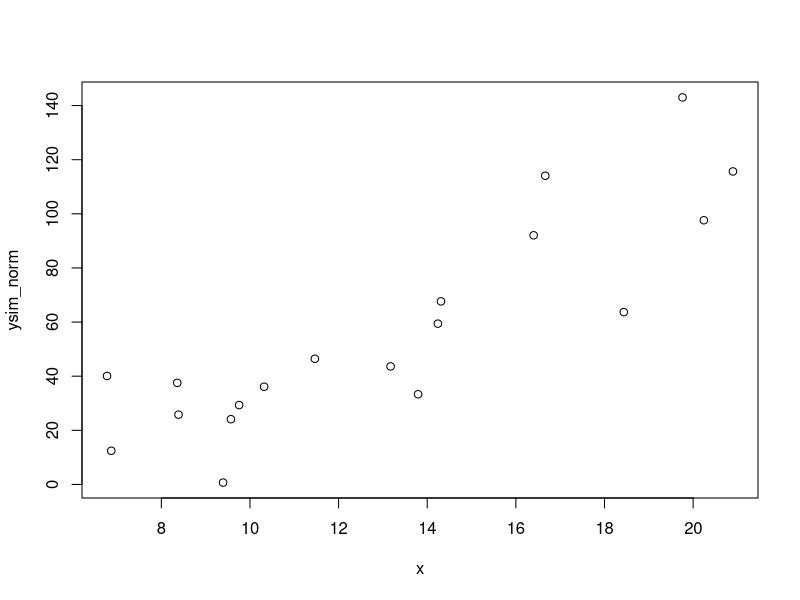
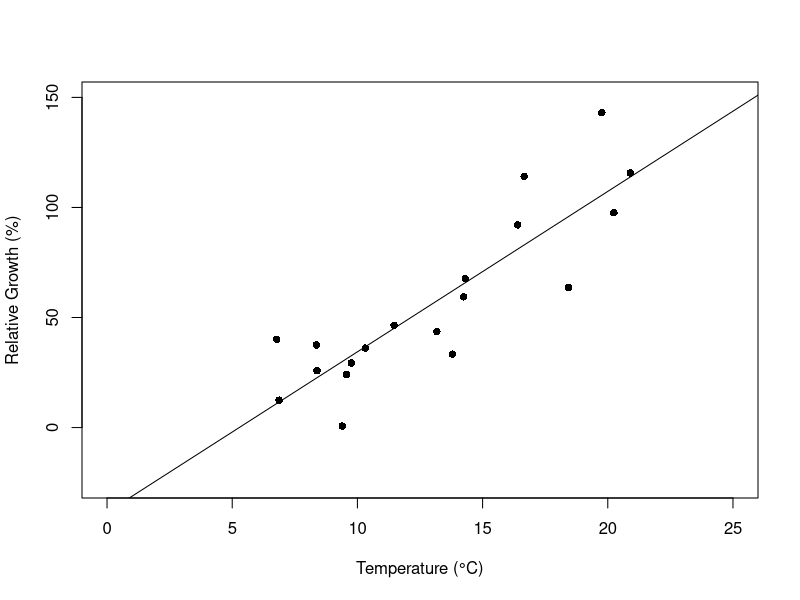
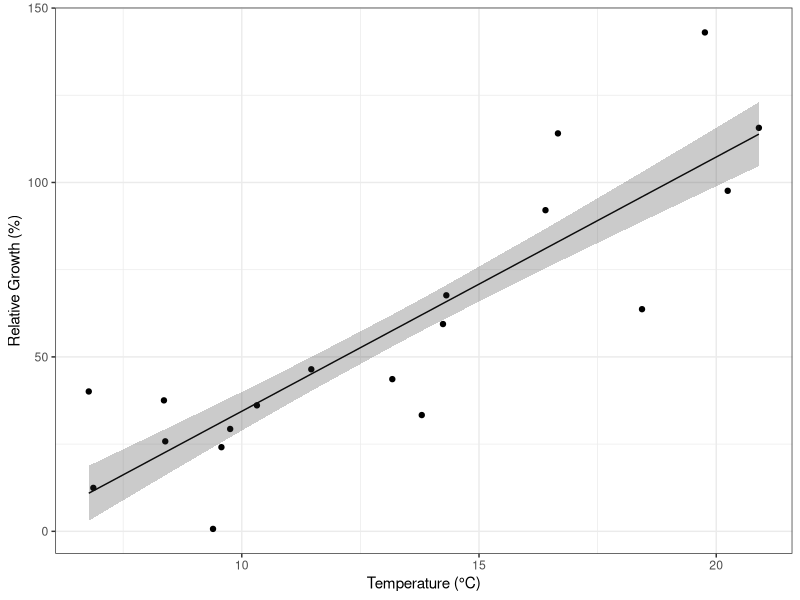

Write R code to recreate these figures, in order.
library(tidyverse)
library(broom)

# Here we are going to generate some data that reflects the growth of the sea star
 

# Setting the seed to get reproducible random numbers, this value is arbitrary
set.seed(5)

# Next we need to determine the number of weight(g) observations we will take (sample size, each sea star is weighed as a juvenile)
#  we will define n = 19 defined when addressing the independent variable

# We want a normal distribution for temperature within a range
# from 5.04 -21.62 degrees celcius - min and max values taken from data set

x <- runif(n = 19, min = 5.04, max = 21.62)


# defining the slope and then the intercept of the original regression
# initial regression equation taken from data gooding_harley_2009.csv

b0 <- 7.717

b1 <- -45.036

# Next we can try putting it all together and see if we get some data!
# I increased the standard deviation that is used to add noise to the data from the 1 that was given in the example to make the SE for simulated data more realistic

ytrue <- (b0 * x) + b1

ysim_norm <- ytrue + rnorm(n = 19, mean = 0, sd = 18)

#create data frame
df = data.frame(x, ysim_norm)

#visualize data with rudimentary plot  
plot(x,ysim_norm)

#create linear model
m <- lm(ysim_norm ~ x)
summary(m)

#create plot
plot(ysim_norm ~ x, data = df, xlim=c(0,25), ylim=c(-25,150), xlab= "Temperature (°C)", ylab= "Relative Growth (%)", pch=16) + 
  abline(lm(ysim_norm ~ x))

## creating a df with predicted values from model output
predicted <- augment(m, se_fit = TRUE)

growth_with_temp <- 
  ggplot(data = predicted, aes(x = x, y = ysim_norm)) + 
  geom_point() + 
  labs(x = "Temperature (°C)", y = "Relative Growth (%)") + 
  geom_line(aes(y = .fitted)) + 
  geom_ribbon(aes(y = .fitted, 
                            ymax = (.fitted + .se.fit), 
                            ymin = (.fitted - .se.fit)), alpha = 0.25) + 
  theme_bw()

ggsave("./figures/growth_with_temp.png", growth_with_temp, 
       height = 5, width = 7, units ="in")


